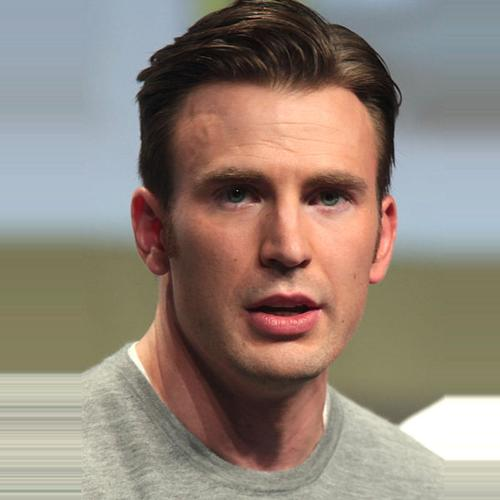
#> input picture FlaskApp-Gendorize/images/male_000281.jpg, 500 x 500 px, found by its file name
$ jupyter execute --allow-errors '6 - Pipeline.ipynb'   (shell and % lines are left out)   (text cells are left out)
#> lines starting #> are read from the running program, lines starting #| are printed output that depends on the picture; after the words box and inside, x2 and y2 are one past the last pixel; in counts of white or black regions, pixels touching at a corner belong together; pictures that were not available may be replaced by others from this repository, and a replacement may not be noted
[cell 1]
import numpy as np
import pandas as pd
import matplotlib.pyplot as plt
import sklearn
import pickle
import cv2
from sklearn.decomposition import PCA
from sklearn.svm import SVC

[cell 2]
haar = cv2.CascadeClassifier('./data/haarcascade_frontalface_default.xml')
mean  = pickle.load(open('./model/mean_preprocess.pickle','rb'))
#> (reads Model/mean_preprocess.pickle from the repository)
model_svm  = pickle.load(open('./model_svm_new.pickle','rb'))
#> (reads Model/model_svm_new.pickle from the repository)
#> (the rest of this cell did not finish here and is left out)

[cell 3]
gender_pre = ['Male','Female']
font = cv2.FONT_HERSHEY_SIMPLEX

[cell 4]
test_data_path = './data/male_000281.jpg'
color = 'bgr'
img = cv2.imread(test_data_path)
#> img is the input picture: shape (500, 500, 3); mean B, G, R 122.1, 132.9, 146.2

def pipeline_model(img,color='rgb'):
#> called with color = 'rgb'
    if color == 'bgr':
        gray = cv2.cvtColor(img,cv2.COLOR_BGR2GRAY)
    else:
        gray = cv2.cvtColor(img,cv2.COLOR_RGB2GRAY)
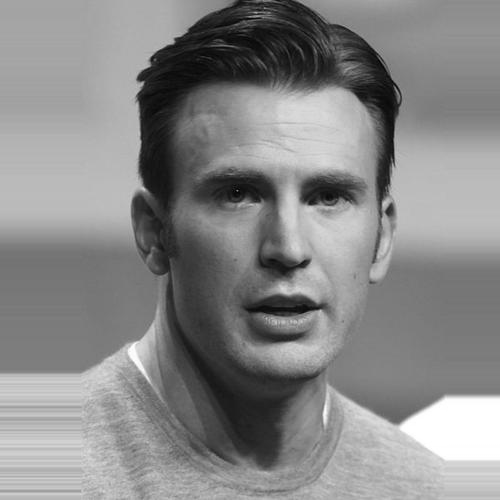
#> gray: shape (500, 500); min 1, max 255, mean 135.6
    faces = haar.detectMultiScale(gray,1.5,3)
#> faces = [[149, 90, 273, 273]]
    for x,y,w,h in faces:
        cv2.rectangle(img,(x,y),(x+w,y+h),(0,255,0),2)
        roi = gray[y:y+h,x:x+w]
        roi = roi / 255.0
        if roi.shape[1] > 100:
            roi_resize = cv2.resize(roi,(100,100),cv2.INTER_AREA)
        else:
            roi_resize = cv2.resize(roi,(100,100),cv2.INTER_CUBIC)
        roi_reshape = roi_resize.reshape(1,10000)
        roi_mean = roi_reshape - mean
        eigen_image = model_pca.transform(roi_mean)
        results = model_svm.predict_proba(eigen_image)[0]
        predict = results.argmax() # 0 or 1
        score = results[predict]
        text = "%s : %0.2f"%(gender_pre[predict],score)
        cv2.putText(img,text,(x,y),font,1,(0,255,0),2)
#> this loop made 1 pass
#> pass 1, in pipeline_model, `roi = gray[y:y+h,x:x+w]`:
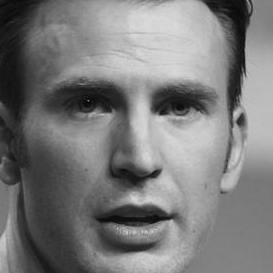
#> roi: shape (273, 273); min 1, max 219, mean 122.4
#> after the loop:
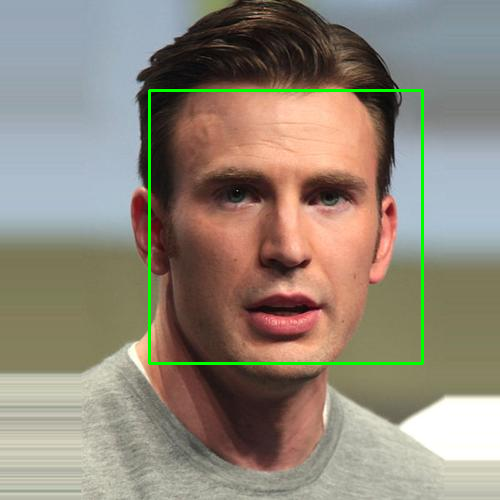
#> img: shape (500, 500, 3); mean R, G, B 144.5, 134.9, 120.9
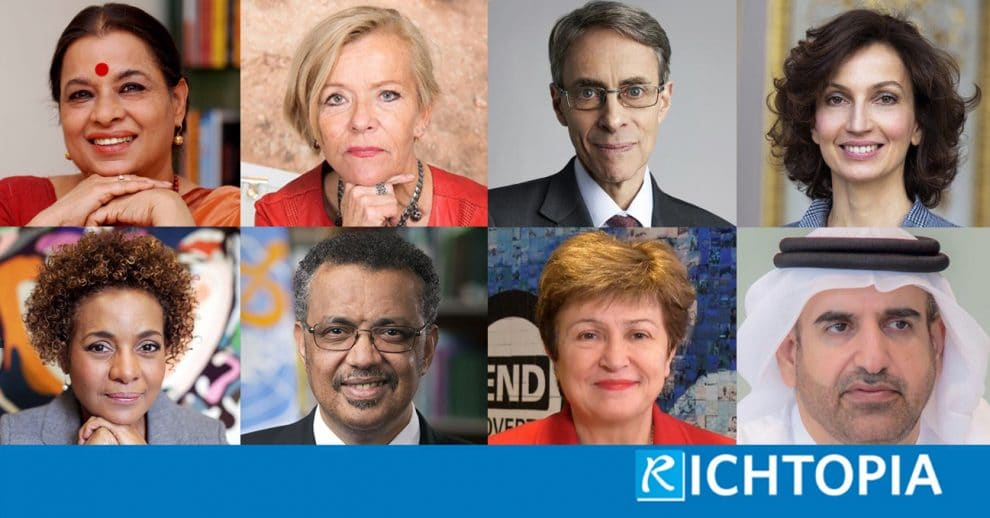
#> input picture FlaskApp-Gendorize/images/test.jpg, 990 x 518 px, given in place of video.mp4, which was not available
#> further down, frame is the input picture: shape (518, 990, 3); mean B, G, R 125.6, 124.7, 132.8
#> call 3 of pipeline_model, with color = 'bgr'
#> in pipeline_model (call 3), `gray = cv2.cvtColor(img,cv2.COLOR_BGR2GRAY)`:
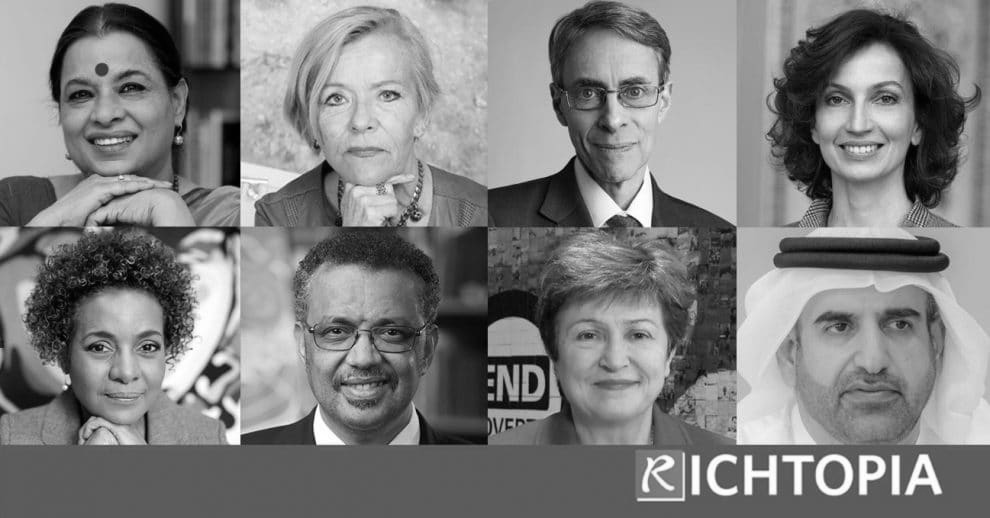
#> gray: shape (518, 990); min 0, max 255, mean 127.2
#> in pipeline_model (call 3), `faces = haar.detectMultiScale(gray,1.5,3)`: faces = [[46, 44, 122, 122], [553, 44, 122, 122], [304, 52, 122, 122], [804, 53, 122, 122], [558, 289, 122, 122], [64, 297, 122, 122], [778, 255, 182, 182], [275, 261, 182, 182]]
#> this loop made 1 pass
#> pass 1, in pipeline_model (call 3), `roi = gray[y:y+h,x:x+w]`:
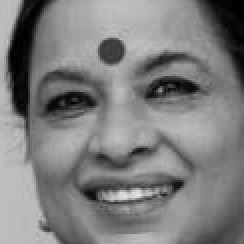
#> roi: shape (122, 122) (shown 2 times larger); min 0, max 234, mean 125.8
#> pass 1, in pipeline_model (call 3), `roi_resize = cv2.resize(roi,(100,100),cv2.INTER_AREA)`:
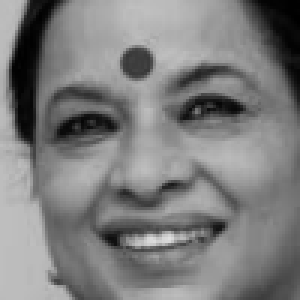
#> roi_resize: shape (100, 100) float64 (shown 3 times larger); min 0, max 0.881, mean 0.493
#> after the loop:
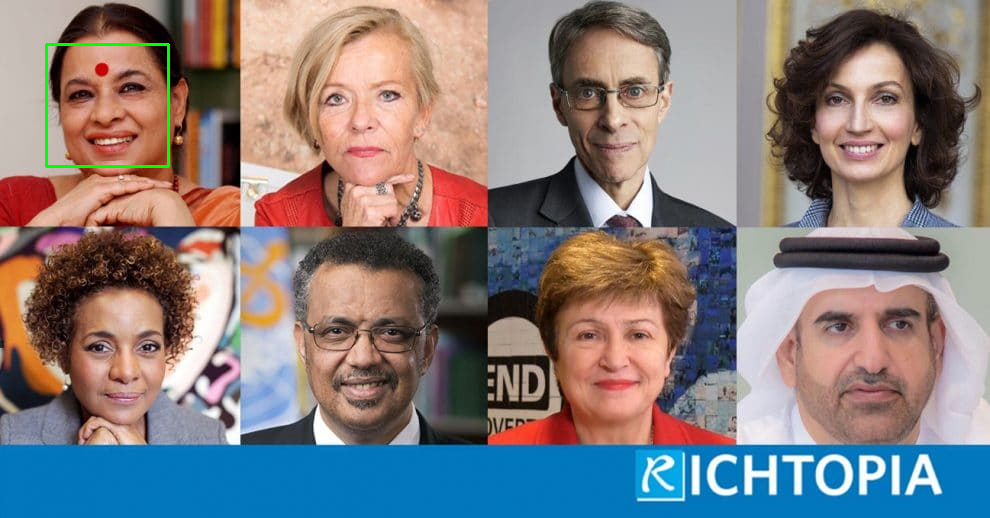
#> img: shape (518, 990, 3); 0.28% of pixels changed, all inside (x1, y1, x2, y2) = (45, 43, 170, 168)
    return img

[cell 5]
from PIL import Image

[cell 6]
test_data_path = './data/male_000281.jpg'
img = Image.open(test_data_path)
img = np.array(img)
#> (the rest of this cell did not finish here and is left out)

[cell 7]
import matplotlib.image as mat_image

[cell 8]
test_data_path = './data/male_000281.jpg'
color = 'bgr'
img = Image.open(test_data_path)
img = np.array(img)
#> (the rest of this cell did not finish here and is left out)

[cell 9]
cap = cv2.VideoCapture('./data/video.mp4')

#> (the rest of this cell did not finish here and is left out)
